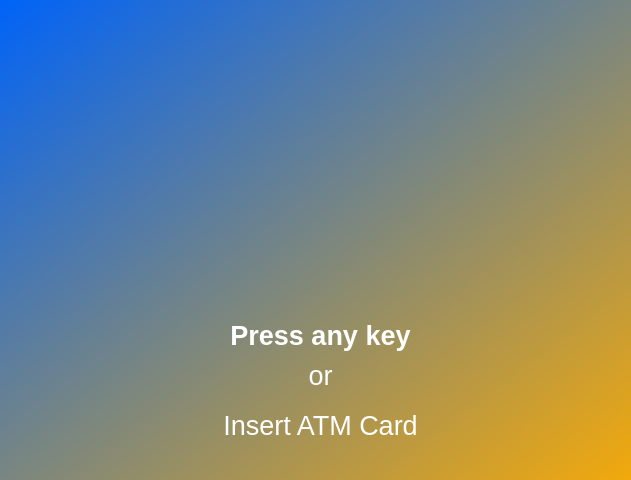
<?xml version="1.0" encoding="UTF-8"?>
<ui version="4.0">
 <class>MainWindow</class>
 <widget class="QMainWindow" name="MainWindow">
  <property name="geometry">
   <rect>
    <x>0</x>
    <y>0</y>
    <width>631</width>
    <height>480</height>
   </rect>
  </property>
  <property name="windowTitle">
   <string>Home</string>
  </property>
  <property name="styleSheet">
   <string notr="true">background-color: qlineargradient(spread:pad, x1:0, y1:0, x2:1, y2:1, stop:0 rgba(0, 99, 248, 255), stop:1 rgba(242, 169, 11, 255));</string>
  </property>
  <widget class="QWidget" name="centralwidget">
   <widget class="QLabel" name="label">
    <property name="geometry">
     <rect>
      <x>0</x>
      <y>300</y>
      <width>641</width>
      <height>71</height>
     </rect>
    </property>
    <property name="font">
     <font>
      <pointsize>20</pointsize>
      <weight>75</weight>
      <bold>true</bold>
     </font>
    </property>
    <property name="styleSheet">
     <string notr="true">color: rgb(255, 255, 255);
background-color: qlineargradient(spread:pad, x1:0, y1:0, x2:1, y2:1, stop:0 rgba(0, 0, 0, 0), stop:1 rgba(0, 0, 0, 0));</string>
    </property>
    <property name="text">
     <string>Press any key</string>
    </property>
    <property name="alignment">
     <set>Qt::AlignCenter</set>
    </property>
   </widget>
   <widget class="QLabel" name="label_2">
    <property name="geometry">
     <rect>
      <x>0</x>
      <y>340</y>
      <width>641</width>
      <height>71</height>
     </rect>
    </property>
    <property name="font">
     <font>
      <pointsize>20</pointsize>
     </font>
    </property>
    <property name="styleSheet">
     <string notr="true">color: rgb(255, 255, 255);
background-color: qlineargradient(spread:pad, x1:0, y1:0, x2:1, y2:1, stop:0 rgba(0, 0, 0, 0), stop:1 rgba(0, 0, 0, 0));</string>
    </property>
    <property name="text">
     <string>or</string>
    </property>
    <property name="alignment">
     <set>Qt::AlignCenter</set>
    </property>
   </widget>
   <widget class="QLabel" name="label_3">
    <property name="geometry">
     <rect>
      <x>-10</x>
      <y>390</y>
      <width>661</width>
      <height>71</height>
     </rect>
    </property>
    <property name="font">
     <font>
      <pointsize>20</pointsize>
     </font>
    </property>
    <property name="styleSheet">
     <string notr="true">color: rgb(255, 255, 255);
background-color: qlineargradient(spread:pad, x1:0, y1:0, x2:1, y2:1, stop:0 rgba(0, 0, 0, 0), stop:1 rgba(0, 0, 0, 0));</string>
    </property>
    <property name="text">
     <string>Insert ATM Card</string>
    </property>
    <property name="alignment">
     <set>Qt::AlignCenter</set>
    </property>
   </widget>
   <widget class="QLabel" name="label_4">
    <property name="geometry">
     <rect>
      <x>90</x>
      <y>20</y>
      <width>461</width>
      <height>251</height>
     </rect>
    </property>
    <property name="styleSheet">
     <string notr="true">background-color: qlineargradient(spread:pad, x1:0, y1:0, x2:1, y2:1, stop:0 rgba(0, 0, 0, 0), stop:1 rgba(0, 0, 0, 0));</string>
    </property>
    <property name="text">
     <string>&lt;html&gt;&lt;head/&gt;&lt;body&gt;&lt;p&gt;&lt;img src=&quot;ui/res/smallABDnobg.png&quot;/&gt;&lt;/p&gt;&lt;/body&gt;&lt;/html&gt;</string>
    </property>
   </widget>
  </widget>
 </widget>
 <resources>
  <include location="resource_files.qrc"/>
 </resources>
 <connections/>
</ui>
